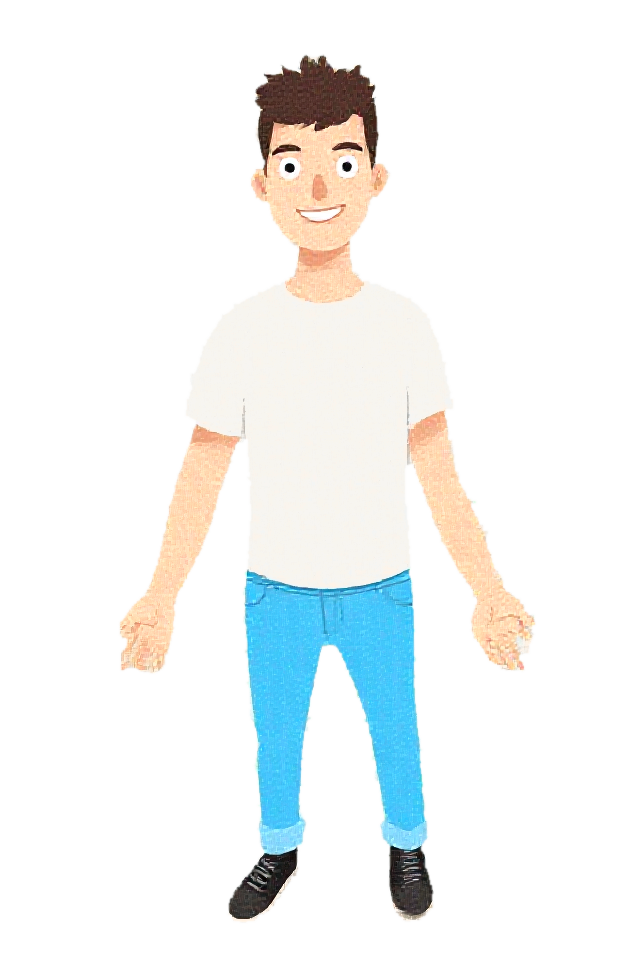
#> input picture briefs/contact-greeting/approved/body-source.png, 640 x 960 px
$ python segment.py ../briefs/contact-greeting/approved/body-source.png
#> lines starting #> are read from the running program, lines starting #| are printed output that depends on the picture; after the words box and inside, x2 and y2 are one past the last pixel; in counts of white or black regions, pixels touching at a corner belong together
#> in main, im is the input picture: PIL image 640x960 RGBA; mean R, G, B, A 230.8, 236.1, 231.8, 56.9
#!/usr/bin/env python3
"""Split an illustration into its separate objects, by connectivity.

A vertical cut does not work: in the approved hero the man's arm and the desk's
left edge overlap in x, so any column that misses one clips the other. What
actually separates them is that they are not touching, which is a question about
connectivity rather than about position.

Implemented here rather than pulled in, because scipy would be a large
dependency for one function and this runs in under a second on 1024x1024.

    python3 scripts/segment.py IMAGE.png            # list the objects
"""

from __future__ import annotations

import sys
from pathlib import Path

import numpy as np
from PIL import Image


def background(a: np.ndarray) -> np.ndarray:
    edges = np.concatenate([a[0:6].reshape(-1, 3), a[-6:].reshape(-1, 3)])
    return np.median(edges, axis=0)


def ink_mask(im: Image.Image, threshold: int = 60) -> np.ndarray:
#> called with threshold = 60
    a = np.asarray(im.convert("RGB")).astype(int)
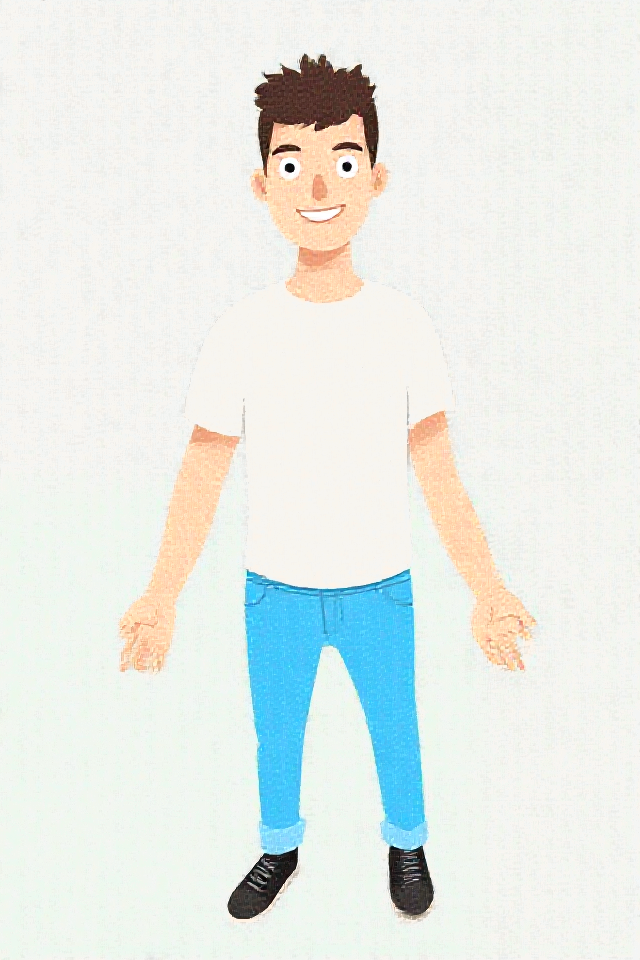
#> a: shape (960, 640, 3) int64; mean R, G, B 230.8, 236.1, 231.8
    return np.abs(a - background(a)).sum(axis=2) > threshold
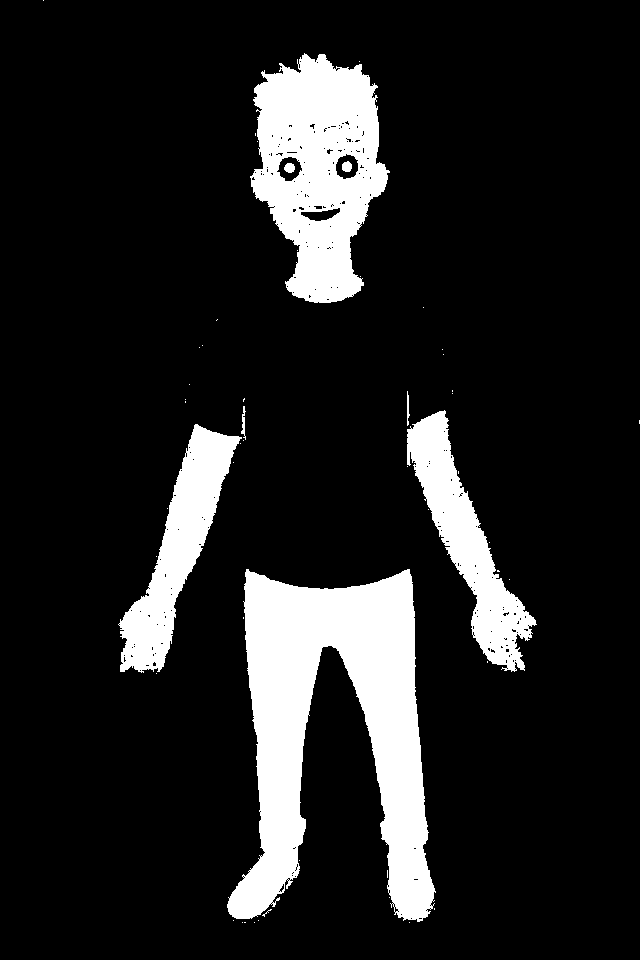
#> returned value: shape (960, 640) bool; 13.2% white; 52 white regions (44 under 20 px), largest, box (x1, y1, x2, y2) and area: (227, 569, 436, 922) 37855, (250, 53, 390, 303) 21949, (407, 410, 537, 672) 10610


def components(mask: np.ndarray, min_pixels: int = 400) -> list[dict]:
    """Label 8-connected regions. Iterative, so a tall figure cannot blow the stack."""
#> called with min_pixels = 400
    h, w = mask.shape
#> h = 960; w = 640
    labels = np.zeros((h, w), dtype=np.int32)
    out: list[dict] = []
    current = 0
    neigh = [(-1, -1), (-1, 0), (-1, 1), (0, -1), (0, 1), (1, -1), (1, 0), (1, 1)]

    for sy in range(h):
        row = mask[sy]
        for sx in np.where(row)[0]:
            if labels[sy, sx]:
                continue
            current += 1
            stack = [(sy, int(sx))]
            labels[sy, sx] = current
            pixels = []
            while stack:
                y, x = stack.pop()
                pixels.append((y, x))
                for dy, dx in neigh:
                    ny, nx = y + dy, x + dx
                    if 0 <= ny < h and 0 <= nx < w and mask[ny, nx] and not labels[ny, nx]:
                        labels[ny, nx] = current
                        stack.append((ny, nx))
            if len(pixels) < min_pixels:
                continue
            ys = [p[0] for p in pixels]
            xs = [p[1] for p in pixels]
            out.append({
                "label": current,
                "pixels": len(pixels),
                "box": (min(xs), min(ys), max(xs) + 1, max(ys) + 1),
                "cx": sum(xs) / len(xs),
            })
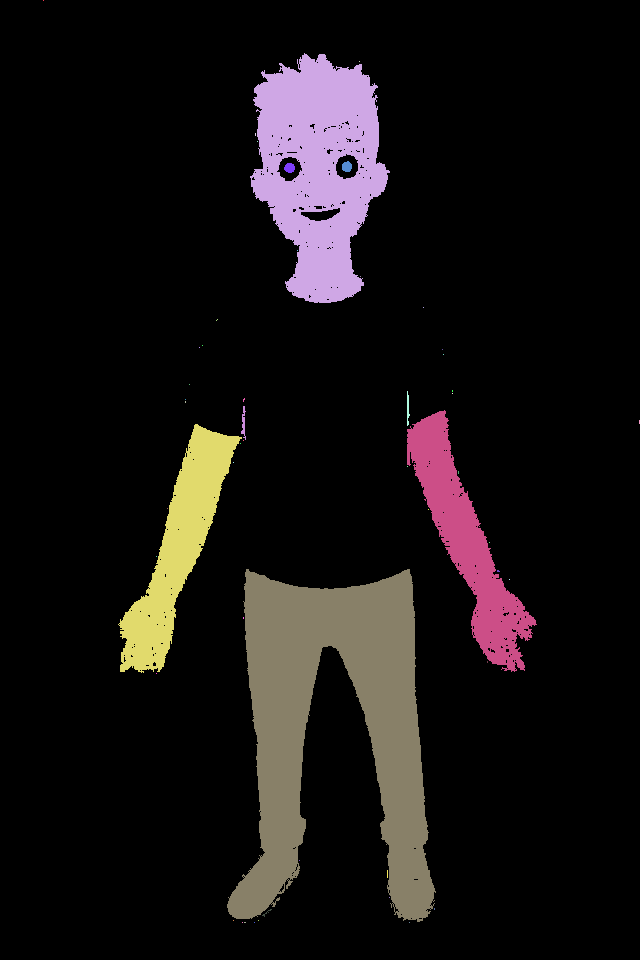
#> labels: shape (960, 640) int32; 53 distinct labels, from 0 to 52; one colour per label, 0 black
#> after the loop, current = 52; out = 4 items
    out.sort(key=lambda c: -c["pixels"])
    return out, labels


def main() -> int:
    if len(sys.argv) < 2:
        print(__doc__)
        return 2
    im = Image.open(Path(sys.argv[1]))
    comps, _ = components(ink_mask(im))
#> comps = 4 items
    print(f"{len(comps)} objects of 400 pixels or more:")
#| 4 objects of 400 pixels or more:
    for c in comps:
        x0, y0, x1, y1 = c["box"]
        print(f"  label {c['label']:3d}  {c['pixels']:7d}px  "
              f"box {x0:4d},{y0:4d} .. {x1:4d},{y1:4d}  "
              f"({x1-x0}x{y1-y0})  centre x {c['cx']:.0f}")
#> this loop made 4 passes
#> (x0, y0, x1, y1) on passes 1 to 4: (227, 569, 436, 922), (250, 53, 390, 303), (407, 410, 537, 672), (118, 424, 242, 673)
#|   label  36    37855px  box  227, 569 ..  436, 922  (209x353)  centre x 334
#|   label   2    21949px  box  250,  53 ..  390, 303  (140x250)  centre x 319
#|   label  24    10610px  box  407, 410 ..  537, 672  (130x262)  centre x 467
#|   label  26    10574px  box  118, 424 ..  242, 673  (124x249)  centre x 177
    return 0


if __name__ == "__main__":
    raise SystemExit(main())
#> (the program exits here)

$ run again, on briefs/contact-greeting/approved/hand-source.png
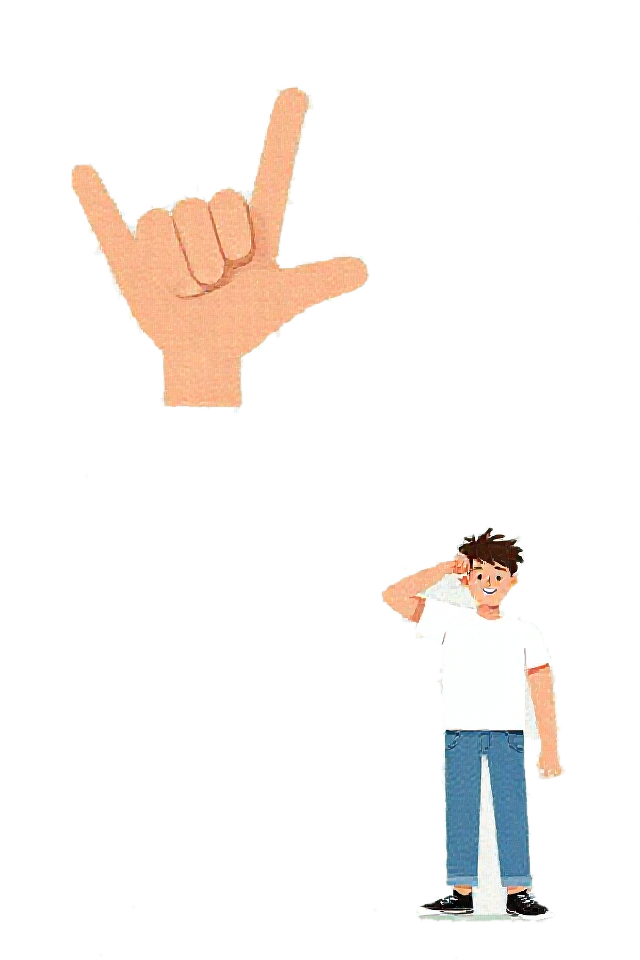
#> input picture briefs/contact-greeting/approved/hand-source.png, 640 x 960 px
#> in main, im is the input picture: PIL image 640x960 RGBA; mean R, G, B, A 240.6, 236.5, 229, 31.7
#> in ink_mask, `return np.abs(a - background(a)).sum(axis=2) > threshold`:
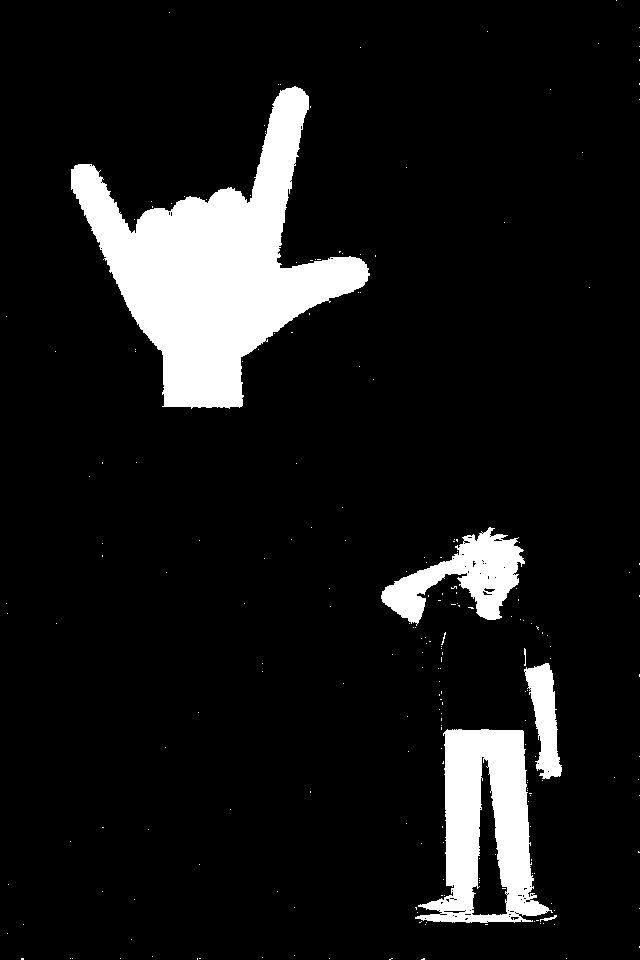
#> returned value: shape (960, 640) bool; 9.8% white; 219 white regions (212 under 20 px), largest, box (x1, y1, x2, y2) and area: (71, 86, 370, 409) 37568, (415, 729, 553, 923) 13611, (381, 527, 525, 626) 6046
#> h = 960; w = 640
#> after the loop in components, `for sy in range(h):`:
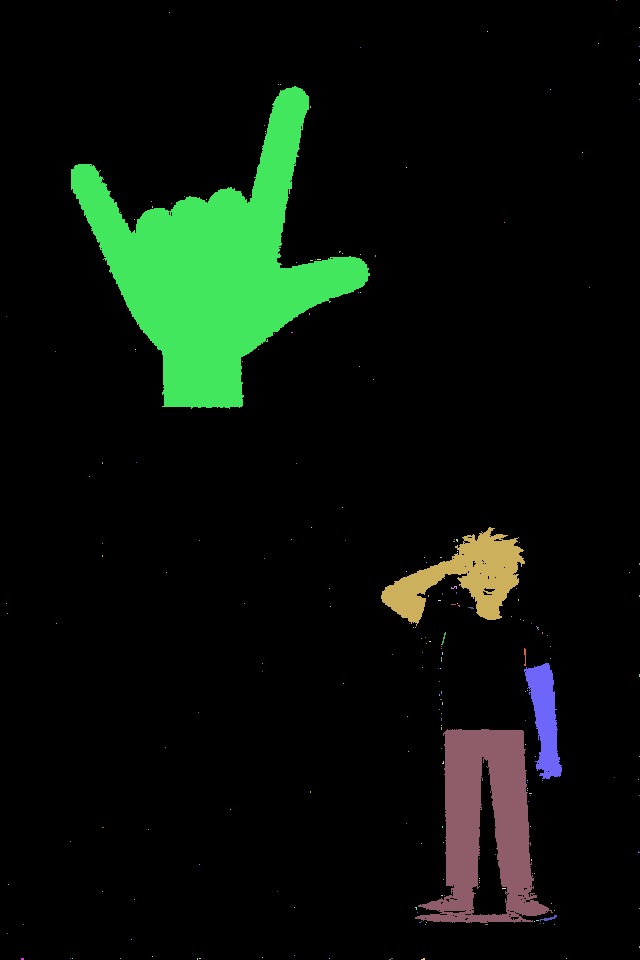
#> labels: shape (960, 640) int32; 220 distinct labels, from 0 to 219; one colour per label, 0 black
#> after the loop in components, `for sy in range(h):`: current = 219; out = 4 items
#| 4 objects of 400 pixels or more:
#> the loop in main, `for c in comps:` made 4 passes
#> (x0, y0, x1, y1) on passes 1 to 4: (71, 86, 370, 409), (415, 729, 553, 923), (381, 527, 525, 626), (524, 663, 562, 779)
#> (printed output is left out)
